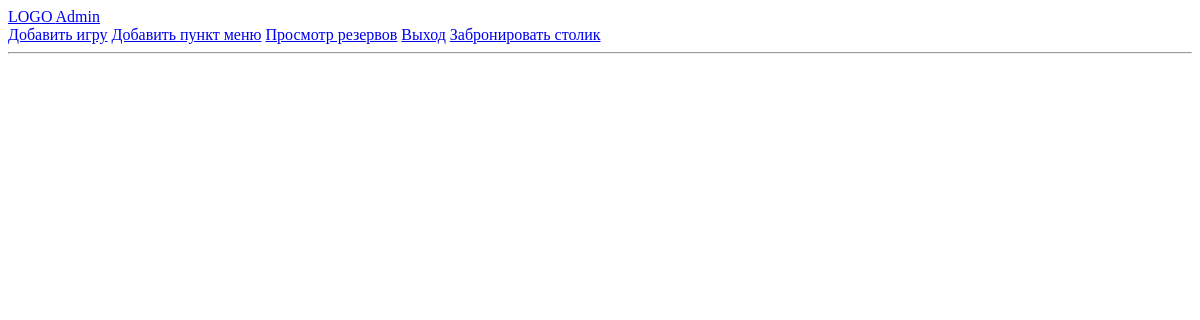
Page /check_reservations (signed in) on the earlier database version.
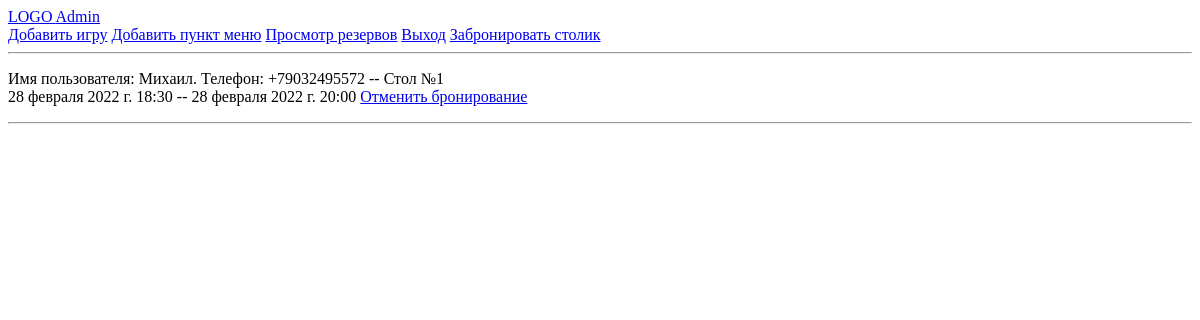
Same page on the later database version.
### base/models.py (models this page shows, shortened)
class OrdersModel(models.Model):
    user = models.ForeignKey(UserModel, on_delete=models.CASCADE)
    table = models.IntegerField(validators=[
        MaxValueValidator(15),
        MinValueValidator(1)
    ])
    order_date = models.DateTimeField(null=True)
    expired_time = models.DateTimeField(null=True)

class UserModel(AbstractUser):
    name = models.CharField(max_length=200, null=True)
    email = models.EmailField(null=True, blank=True) #Необходим для переопределения родительского поля email
    phone = PhoneNumberField(unique=True, null=True)
    username = None
    USERNAME_FIELD = 'phone'
    PHONENUMBER_DEFAULT_REGION='RU'
    REQUIRED_FIELDS = []
    def __str__(self):
        return f'Имя пользователя: {self.name}. Телефон: {self.phone}'

### base/views.py (the view)
# urls.py: path('check_reservations', views.CheckOrdersPage , name='check_reservations'),
def CheckOrdersPage(request):
    time = datetime.now()
    if request.user.is_staff:
        orders = OrdersModel.objects.filter(expired_time__gt=time)
    else:
        orders = OrdersModel.objects.filter(user=request.user)
    context = {
        'orders': orders
    }
    return render(request, 'base/orders.html', context)

### base/templates/base/orders.html
{% extends 'base.html' %}
{% block content %}
<div class="reservation-container">
    {% for order in orders %}
        <p>{{ order.user }} -- Стол №{{ order.table }} <br>
            {{ order.order_date }} -- {{ order.expired_time }}
            <a href="{% url 'delete_reservation' order.id %}">Отменить бронирование</a>
            <hr>
        </p>
    {% endfor %}
</div>
{% endblock %}

Differences in the rows shown:
added OrdersModel: user "Имя пользователя: Михаил. Телефон: +79032495572", table "1", order_date "28 февраля 2022 г. 18:30", expired_time "28 февраля 2022 г. 20:00"
